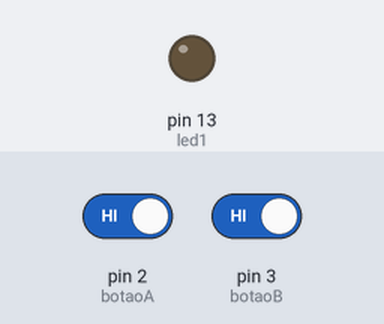
Bench run of a sketch on a simulated Arduino Uno, built with avr-gcc and run on an emulated ATmega328P. Parts: output pins drawn as LEDs (lit = HIGH). The inputs (shaded band) are chosen by the test bench; at power-on: pin 2 (botaoA) HIGH, pin 3 (botaoB) HIGH.

Above: at 1.2 s.
1.3 s: pin 2 (botaoA) driven LOW and pin 3 (botaoB) driven LOW
At 1.9 s:
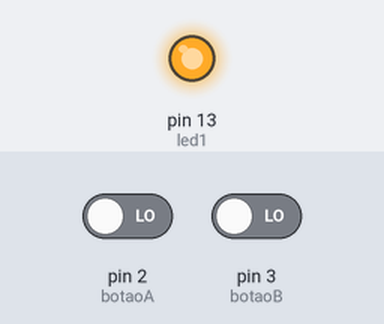
2.8 s: pin 2 (botaoA) driven HIGH
At 4.0 s:
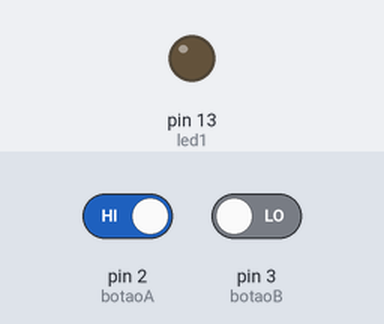
4.3 s: pin 2 (botaoA) driven LOW
At 5.4 s:
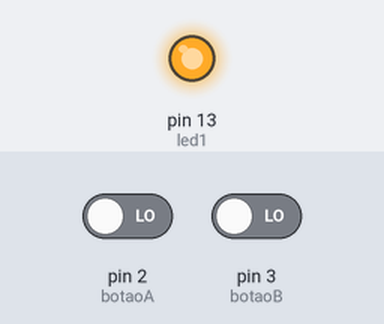
Timing chart, 0 to 7.3 s (numbered marks = the images above; inputs shaded):
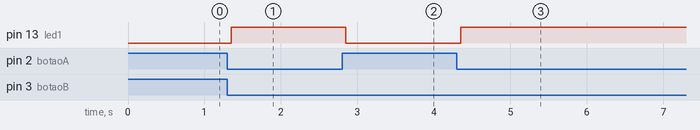

Measured:
- after the input at 1.3 s, pin 13 (led1): LOW → HIGH after 0.05 s
- after the input at 2.8 s, pin 13 (led1): HIGH → LOW after 0.05 s
- after the input at 4.3 s, pin 13 (led1): LOW → HIGH after 0.05 s

The sketch:

Atividade1_Intertravamento_de_Segu.ino
```cpp
const int botaoA = 2;
const int botaoB = 3;
const int led1 = 13;

const unsigned long tempoDebounce = 50; // 50 ms

// Variáveis botão A
int estadoA = HIGH;
int ultimoEstadoA = HIGH;
unsigned long ultimoTempoA = 0;

// Variáveis botão B
int estadoB = HIGH;
int ultimoEstadoB = HIGH;
unsigned long ultimoTempoB = 0;

void setup() {
  pinMode(botaoA, INPUT_PULLUP);
  pinMode(botaoB, INPUT_PULLUP);
  pinMode(led1, OUTPUT);
}

void loop() {
  int leituraA = digitalRead(botaoA);
  int leituraB = digitalRead(botaoB);

  // ===== Debounce botão A =====
  if (leituraA != ultimoEstadoA) {
    ultimoTempoA = millis();
  }

  if ((millis() - ultimoTempoA) > tempoDebounce) {
    if (leituraA != estadoA) {
      estadoA = leituraA;
    }
  }

  ultimoEstadoA = leituraA;

  // ===== Debounce botão B =====
  if (leituraB != ultimoEstadoB) {
    ultimoTempoB = millis();
  }

  if ((millis() - ultimoTempoB) > tempoDebounce) {
    if (leituraB != estadoB) {
      estadoB = leituraB;
    }
  }

  ultimoEstadoB = leituraB;

  // ===== Lógica do LED =====
  // Botão pressionado = LOW
  if (estadoA == LOW && estadoB == LOW) {
    digitalWrite(led1, HIGH);
  } else {
    digitalWrite(led1, LOW);
  }
}
```
